Frame 1 (no input): blank canvas, image omitted
Frame 60 (no input): blank canvas, image omitted
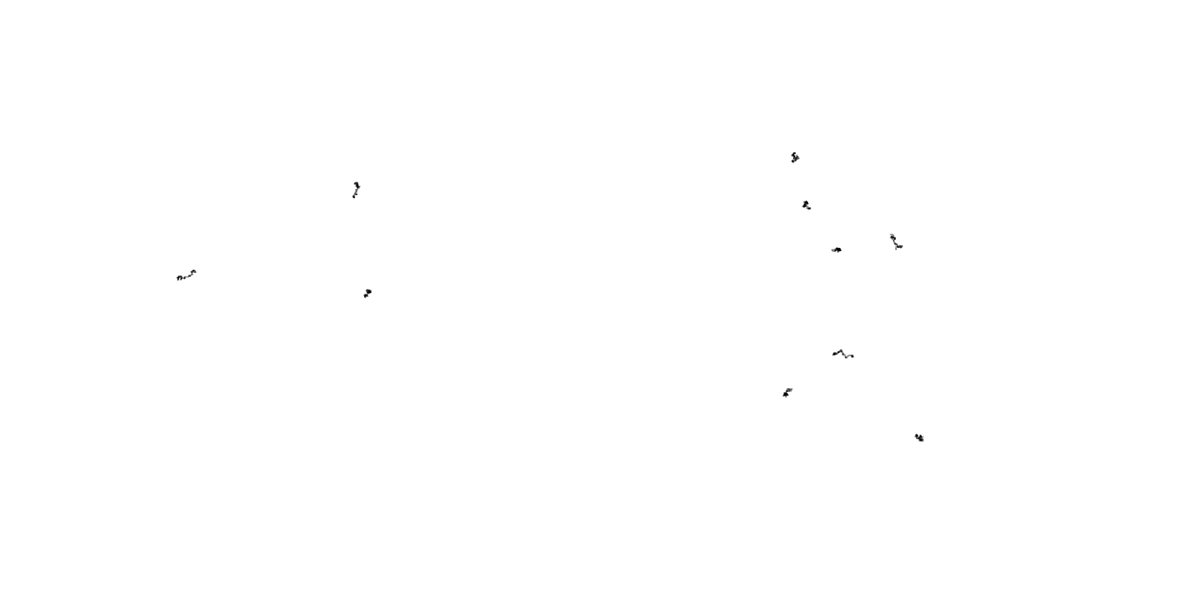
Frame 120 (the mouse pressed at the canvas centre since frame 60)

The p5.js sketch whose frames 1 and 60 were blank and that drew this single picture after the mouse press (run headless with seeded random() and noise() and a simulated clock; from frame 60 on, the mouse is pressed at the canvas centre):

// p5.js sketch
// ── sketch.js
//Globally initialize runner and array
let runner;
let r = [];

//function to create a canvas and runners
function setup(){
  createCanvas(1500, 750);
  background(255);

  //for loop to create 10 runners(for loops can be changed to add or reduce runners)
  for (let i = 0; i < 10; i++){
    r.push(new Runner);
  }
}

//function to visually illustrate steps adn path taken by runners
function draw(){
  //for loop to display runners
  for (let i = 0; i < 10; i++){
    r[i].step();
    r[i].display();
  }
}

class Runner {

  //randomly sets the starting position of a runner 
  constructor(){
    this.x = width/2 + floor(random(-600,600));
    this.y = height/2 + floor(random(-200,200));
  }

  //step function which decides which direction to move based of a random value 
  step(){
    let decision = floor(random(4));
    if (decision === 0){
      this.x += 1;
    } else if (decision === 1){
      this.x -= 1;
    }else if (decision === 2){
      this.y += 1;
    }else if (decision === 3){
      this.y -= 1;
    }
  }

  //function to plot a point of the runners movement
  display(){
    point(this.x, this.y);
  }

}
